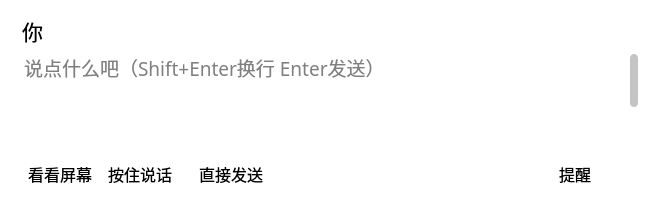
<?xml version="1.0" encoding="UTF-8"?>
<ui version="4.0">
 <class>Dialog</class>
 <widget class="QWidget" name="Dialog">
  <property name="geometry">
   <rect>
    <x>0</x>
    <y>0</y>
    <width>650</width>
    <height>200</height>
   </rect>
  </property>
  <property name="font">
   <font>
    <family>Microsoft YaHei</family>
    <pointsize>12</pointsize>
   </font>
  </property>
  <property name="windowTitle">
   <string>Form</string>
  </property>
  <property name="styleSheet">
   <string notr="true">* {
    background: transparent;
}
</string>
  </property>
  <layout class="QGridLayout" name="gridLayout">
   <property name="leftMargin">
    <number>20</number>
   </property>
   <property name="topMargin">
    <number>15</number>
   </property>
   <property name="rightMargin">
    <number>12</number>
   </property>
   <property name="bottomMargin">
    <number>10</number>
   </property>
   <property name="horizontalSpacing">
    <number>1</number>
   </property>
   <property name="verticalSpacing">
    <number>2</number>
   </property>
   <item row="1" column="0">
    <widget class="QTextEdit" name="textEdit">
     <property name="font">
      <font>
       <family>Microsoft YaHei</family>
       <pointsize>14</pointsize>
      </font>
     </property>
     <property name="contextMenuPolicy">
      <enum>Qt::ContextMenuPolicy::DefaultContextMenu</enum>
     </property>
     <property name="styleSheet">
      <string notr="true">QMenu {
    background-color: #ffffff; /* 白色背景 */
    border: none;              /* 无边框 */
    border-radius: 8px;        /* 圆角半径 */
    padding: 5px;              /* 内边距 */
}

QMenu::item {
    padding: 8px 20px;         /* 菜单项的内边距 */
    background-color: transparent; /* 默认背景色透明 */
    border-radius: 4px;        /* 菜单项圆角 */
}

QMenu::item:selected {
    background-color: #e0e0e0; /* 选中项的背景色 */
    color: #000000;            /* 选中项的文字颜色 */
}

QMenu::separator {
    height: 1px;
    background: #dcdcdc;
    margin: 5px 0;
}
QScrollArea {
    border: none; /* 去除边框 */
    background: transparent; /* 背景透明 */
}

QScrollBar:vertical, QScrollBar:horizontal {
    border: none; /* 去除边框 */
    background: transparent; /* 背景透明 */
    width: 8px; /* 设置滚动条的宽度 */
    height: 8px; /* 设置滚动条的高度 */
}

QScrollBar::handle:vertical, QScrollBar::handle:horizontal {
    background: rgba(136, 136, 136, 0.5); /* 设置滚动条滑块的淡灰色 */
    border-radius: 4px; /* 设置滑块的圆角 */
}

QScrollBar::handle:vertical:hover, QScrollBar::handle:horizontal:hover {
    background: rgba(136, 136, 136, 0.8); /* 滑块悬停时的颜色 */
}

QScrollBar::add-line:vertical, QScrollBar::sub-line:vertical,
QScrollBar::add-line:horizontal, QScrollBar::sub-line:horizontal {
    background: transparent; /* 去除上下箭头 */
    border: none; /* 去除箭头边框 */
    height: 0px; /* 强制去除箭头按钮 */
    width: 0px; /* 强制去除箭头按钮 */
}

QProgressBar {
    border: none; /* 去除进度条边框 */
    background: #f0f0f0; /* 进度条的背景颜色 */
    height: 8px; /* 设置进度条的高度 */
    margin-bottom: 10px; /* 为进度条下方留出空间 */
}

QProgressBar::chunk {
    background: rgba(76, 175, 80, 0.5); /* 设置淡绿色的进度条颜色 */
    border-radius: 4px; /* 设置进度条块的圆角 */
}
</string>
     </property>
     <property name="frameShape">
      <enum>QFrame::Shape::NoFrame</enum>
     </property>
     <property name="verticalScrollBarPolicy">
      <enum>Qt::ScrollBarPolicy::ScrollBarAlwaysOff</enum>
     </property>
     <property name="horizontalScrollBarPolicy">
      <enum>Qt::ScrollBarPolicy::ScrollBarAlwaysOff</enum>
     </property>
     <property name="acceptRichText">
      <bool>true</bool>
     </property>
     <property name="placeholderText">
      <string>说点什么吧（Shift+Enter换行 Enter发送）</string>
     </property>
    </widget>
   </item>
   <item row="1" column="1">
    <widget class="QScrollBar" name="verticalScrollBar">
     <property name="sizePolicy">
      <sizepolicy hsizetype="Fixed" vsizetype="Minimum">
       <horstretch>0</horstretch>
       <verstretch>0</verstretch>
      </sizepolicy>
     </property>
     <property name="layoutDirection">
      <enum>Qt::LayoutDirection::RightToLeft</enum>
     </property>
     <property name="styleSheet">
      <string notr="true">/* 去除滚动条的边框和背景 */
QScrollBar:vertical {
    border: none;              /* 去除边框 */
    background: transparent;   /* 背景透明 */
    width: 8px;                /* 设置滚动条的宽度 */
}

QScrollBar::handle:vertical {
    background: rgba(136, 136, 136, 0.5);
    border-radius: 4px;
}


/* 滑块悬停时的颜色变化 */
QScrollBar::handle:vertical:hover {
    background: rgba(136, 136, 136, 0.8);  /* 滑块悬停时的颜色 */
}

/* 去除滚动条上下箭头按钮 */
QScrollBar::add-line:vertical, QScrollBar::sub-line:vertical {
    background: transparent; /* 去除上下箭头 */
    border: none;             /* 去除箭头边框 */
    height: 0px;              /* 强制去除箭头按钮 */
}

/* 滚动条轨道样式 */
QScrollBar::groove:vertical {
    background: transparent;   /* 设置轨道背景为透明 */
    border: none;               /* 去除轨道的边框 */
    width: 8px;                 /* 设置轨道的宽度 */
}

/* 设置滚动条范围变化时的显示效果 */
QScrollBar:vertical:disabled {
    background: transparent;  /* 禁用时的背景色透明 */
    border: none;              /* 禁用时的边框 */
}
</string>
     </property>
     <property name="maximum">
      <number>10</number>
     </property>
     <property name="value">
      <number>1</number>
     </property>
     <property name="sliderPosition">
      <number>1</number>
     </property>
     <property name="tracking">
      <bool>true</bool>
     </property>
     <property name="orientation">
      <enum>Qt::Orientation::Vertical</enum>
     </property>
    </widget>
   </item>
   <item row="1" column="0">
    <widget class="QPushButton" name="pushButton_next">
     <property name="sizePolicy">
      <sizepolicy hsizetype="Minimum" vsizetype="Minimum">
       <horstretch>0</horstretch>
       <verstretch>0</verstretch>
      </sizepolicy>
     </property>
     <property name="font">
      <font>
       <family>Microsoft YaHei</family>
       <pointsize>30</pointsize>
      </font>
     </property>
     <property name="toolTip">
      <string/>
     </property>
     <property name="styleSheet">
      <string notr="true"/>
     </property>
     <property name="text">
      <string/>
     </property>
     <property name="flat">
      <bool>true</bool>
     </property>
    </widget>
   </item>
   <item row="2" column="1">
    <layout class="QHBoxLayout" name="horizontalLayout_2">
     <item>
      <widget class="QPushButton" name="pushButton_reminder">
       <property name="toolTip">
        <string>查看提醒</string>
       </property>
       <property name="styleSheet">
        <string notr="true">QPushButton {
    background-color: transparent;
    border: none;
    border-radius: 5px;
    padding: 4px 8px;
}

QPushButton:hover {
    border: 2px solid #CCCCCC;
}

QPushButton:pressed {
    border: 2px solid #AAAAAA;
}
</string>
       </property>
       <property name="text">
        <string>提醒</string>
       </property>
      </widget>
     </item>
     <item>
      <widget class="QPushButton" name="pushButton_history">
       <property name="styleSheet">
        <string notr="true">QPushButton {
    background-color: transparent;  /* 无背景 */
    border: none;                   /* 无边框 */
    border-radius: 5px;            /* 圆角 */
}

/* 鼠标悬停时（仅有圆角变化） */
QPushButton:hover {
    border: 2px solid #CCCCCC;      /* 悬停时增加边框 */
}

/* 按下时（加深边框颜色） */
QPushButton:pressed {
    border: 2px solid #AAAAAA;      /* 按下时边框加深 */
}
</string>
       </property>
       <property name="text">
        <string/>
       </property>
       <property name="icon">
        <iconset resource="../../res.qrc">
         <normaloff>:/res/img/ico/log-24.svg</normaloff>:/res/img/ico/log-24.svg</iconset>
       </property>
      </widget>
     </item>
    </layout>
   </item>
   <item row="2" column="0">
    <layout class="QHBoxLayout" name="horizontalLayout">
     <property name="spacing">
      <number>0</number>
     </property>
     <property name="leftMargin">
      <number>0</number>
     </property>
     <property name="topMargin">
      <number>0</number>
     </property>
     <property name="rightMargin">
      <number>0</number>
     </property>
     <property name="bottomMargin">
      <number>0</number>
     </property>
     <item>
      <widget class="QPushButton" name="pushButton_screenCapture">
       <property name="toolTip">
        <string>截图分析屏幕内容</string>
       </property>
       <property name="styleSheet">
        <string notr="true">QPushButton {
    background-color: transparent;
    border: none;
    border-radius: 5px;
    padding: 4px 8px;
}

QPushButton:hover {
    border: 2px solid #CCCCCC;
}

QPushButton:pressed {
    border: 2px solid #AAAAAA;
}
</string>
       </property>
       <property name="text">
        <string>看看屏幕</string>
       </property>
       <property name="icon">
        <iconset resource="../../res.qrc">
         <normaloff>:/res/img/ico/camera-solid.svg</normaloff>:/res/img/ico/camera-solid.svg</iconset>
       </property>
      </widget>
     </item>
     <item>
      <widget class="QPushButton" name="pushButton_input">
       <property name="styleSheet">
        <string notr="true">QPushButton {
    background-color: transparent;
    border: none;
    border-radius: 5px;
    padding: 4px 8px;
}

QPushButton:hover {
    border: 2px solid #CCCCCC;
}

QPushButton:pressed {
    border: 2px solid #AAAAAA;
}
</string>
       </property>
       <property name="text">
        <string>按住说话</string>
       </property>
       <property name="icon">
        <iconset resource="../../res.qrc">
         <normaloff>:/res/img/ico/microphone-solid.svg</normaloff>:/res/img/ico/microphone-solid.svg</iconset>
       </property>
      </widget>
     </item>
     <item>
      <widget class="QCheckBox" name="checkBox_autoInput">
       <property name="toolTip">
        <string>语音识别完成后将会直接发送</string>
       </property>
       <property name="text">
        <string>直接发送</string>
       </property>
      </widget>
     </item>
     <item>
      <spacer name="horizontalSpacer">
       <property name="orientation">
        <enum>Qt::Orientation::Horizontal</enum>
       </property>
       <property name="sizeHint" stdset="0">
        <size>
         <width>40</width>
         <height>20</height>
        </size>
       </property>
      </spacer>
     </item>
    </layout>
   </item>
   <item row="0" column="0">
    <widget class="QLabel" name="label_name">
     <property name="font">
      <font>
       <family>Microsoft YaHei</family>
       <pointsize>16</pointsize>
       <bold>false</bold>
      </font>
     </property>
     <property name="text">
      <string notr="true">你</string>
     </property>
     <property name="wordWrap">
      <bool>false</bool>
     </property>
     <property name="indent">
      <number>2</number>
     </property>
    </widget>
   </item>
  </layout>
 </widget>
 <resources>
  <include location="../../res.qrc"/>
 </resources>
 <connections/>
</ui>
